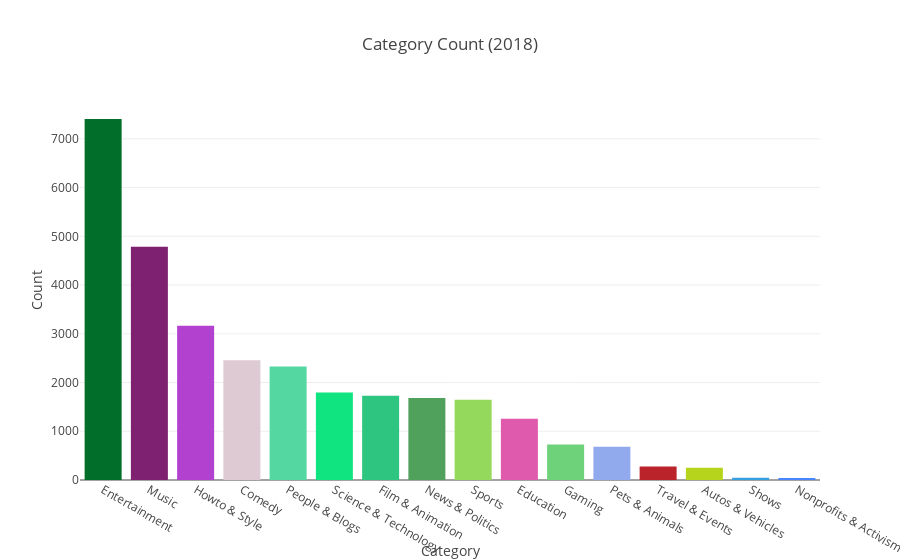

Here is the notebook cell this chart was saved with:
### Code cell
# PLot bar chart for 2018.
plot_category_bar_for_yr(mapped_df, 2018, colors=cat_colors)

### Figure 1 — Plotly figure (JSON) as saved in the notebook; plotly's stock layout.template omitted (floating-point values rounded to 4 significant figures)
{"data": [{"marker": {"color": ["#016e29", "#7f2171", "#b241d0", "#decad2", "#54d7a1", "#10e481", "#2ec580", "#4fa15c", "#94d85c", "#df5aad", "#6dd279", "#91a9ed", "#bb232b", "#b6d41b", "#359fe1", "#4985fd"]}, "name": "Category Bar For 2018", "type": "bar", "uid": "8a1a34af-b895-4b39-af15-94f742b23534", "x": ["Entertainment", "Music", "Howto & Style", "Comedy", "People & Blogs", "Science & Technology", "Film & Animation", "News & Politics", "Sports", "Education", "Gaming", "Pets & Animals", "Travel & Events", "Autos & Vehicles", "Shows", "Nonprofits & Activism"], "y": [7407, 4785, 3163, 2457, 2328, 1796, 1729, 1685, 1647, 1255, 728, 683, 276, 251, 46, 43]}], "layout": {"title": {"text": "Category Count (2018)"}, "xaxis": {"title": {"text": "Category"}}, "yaxis": {"title": {"text": "Count"}}}}
